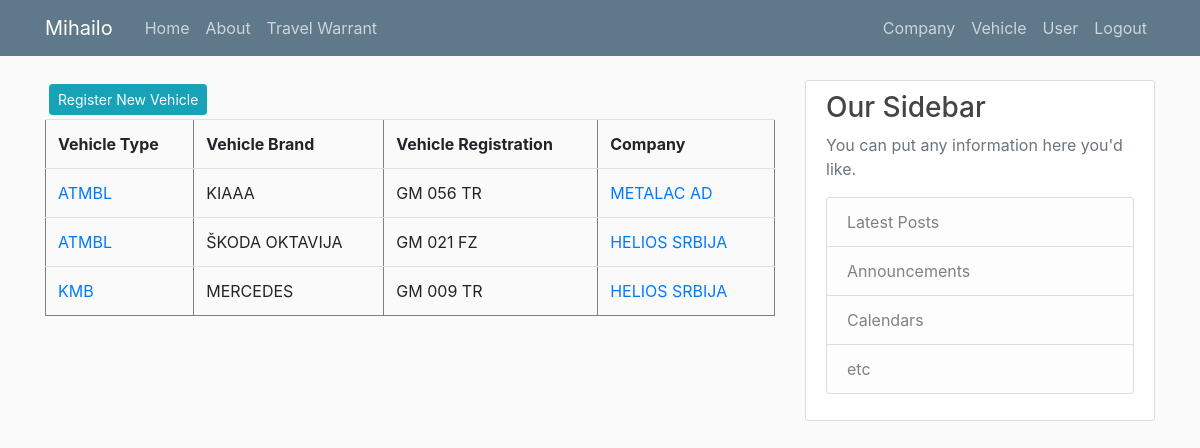
The page /vehicle_list (signed in) on the database as committed earlier.
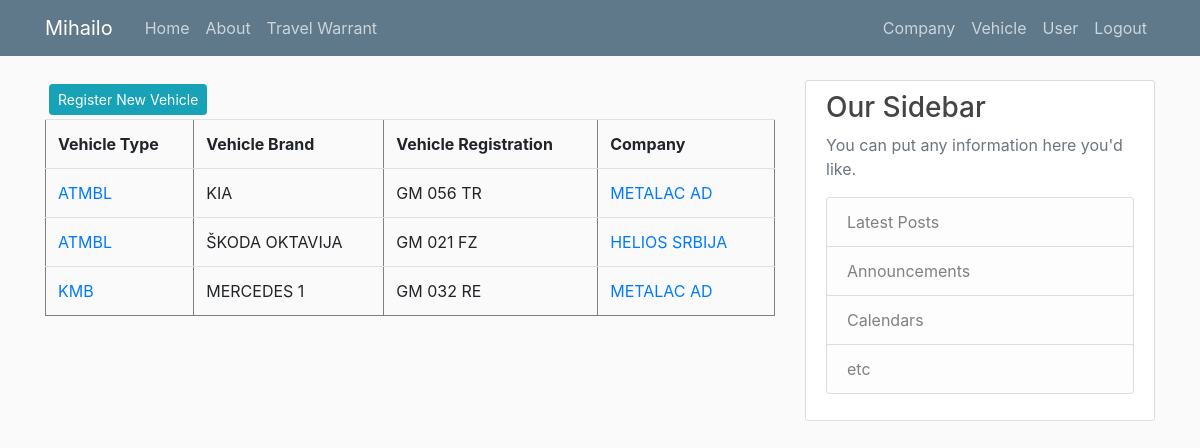
The same page on the database as committed later.
### putninalozi/models.py (models this page shows, shortened)
class User(db.Model, UserMixin):
    id = db.Column(db.Integer, primary_key=True)
    email = db.Column(db.String(120), unique=True, nullable=False)
    old_email = db.Column(db.String(120), unique=False, nullable=False)
    password = db.Column(db.String(60), nullable = False)
    name = db.Column(db.String(20), unique=False, nullable=False)
    surname = db.Column(db.String(20), unique=False, nullable=False)
    authorization = db.Column(db.String(10), nullable = False) # ovde treba da budu tipovi korisnika: S_admin, C_admin, C_user
    company_id = db.Column(db.Integer, db.ForeignKey('company.id'), nullable=True)
    travelwarrants = db.relationship('TravelWarrant', backref='travelwarrant_user', lazy=True)

class Vehicle(db.Model):
    id = db.Column(db.Integer, primary_key=True)
    vehicle_type = db.Column(db.String(10), nullable = False)
    vehicle_brand = db.Column(db.String(10), nullable = False)
    vehicle_registration = db.Column(db.String(12), nullable = False)
    company_id = db.Column(db.Integer, db.ForeignKey('company.id'), nullable=False)

class Company(db.Model):
    id = db.Column(db.Integer, primary_key=True)
    companyname = db.Column(db.String(20), unique=True, nullable=False)         #Helios, Metalac, Tetrapak, Foka, Papir Print
    company_address = db.Column(db.String(20), unique=False, nullable=False)
    company_address_number = db.Column(db.Integer, nullable=False)
    company_zip_code = db.Column(db.Integer, nullable=False)
    company_city = db.Column(db.String(20), unique=False, nullable=False)
    company_state = db.Column(db.String(20), unique=False, nullable=False)
    company_pib = db.Column(db.Integer, nullable=False)
    company_mb = db.Column(db.Integer, nullable=False)
    company_site = db.Column(db.String(20), unique=True, nullable=False) #vidi imali neki model tipa db.Link()
    company_mail = db.Column(db.String(120), unique=True, nullable=False)
    company_phone = db.Column(db.Integer, nullable=False)
    company_logo = db.Column(db.String(60), nullable=False)
    users = db.relationship('User', backref='user_company', lazy=True)
    vehicles = db.relationship('Vehicle', backref='vehicle_company', lazy=True)
    travelwarrants = db.relationship('TravelWarrant', backref='travelwarrants_company', lazy=True)

### putninalozi/vehicles/routes.py (the view)
@vehicles.route("/vehicle_list")
def vehicle_list():
    vehicles = Vehicle.query.all()
    return render_template('vehicle_list.html', title='Vehicles', vehicles=vehicles)

### putninalozi/models.py (called while the page is built)
@login_manager.user_loader
def load_user(user_id):
    return User.query.get(int(user_id))

### putninalozi/templates/vehicle_list.html (shortened to what this page needs)
{% extends "layout.html" %}
{% block content %}
{% if current_user.authorization != 'c_user' %}
  <a class="btn btn-info btn-sm m-1" href="{{ url_for('vehicles.register_v') }}">Register New Vehicle</a>
{% endif %}
<table width="200" border="1" class="table">
  {% if current_user.authorization == 's_admin' %}
    <tr>
      <th>Vehicle Type</th>
      <th>Vehicle Brand</th>
      <th>Vehicle Registration</th>
      <th>Company</th>
    </tr>
    {% for vehicle in vehicles %}
      <tr>
        <td><a class="mr-2" href="{{ url_for('vehicles.vehicle_profile', vehicle_id=vehicle.id) }}" title="Edit Vehicle">{{ vehicle.vehicle_type }}</a></td>
        <td>{{ vehicle.vehicle_brand }}</td>
        <td>{{ vehicle.vehicle_registration }}</td>
        <td><a class="mr-2" href="#" title="Edit Company">{{ vehicle.vehicle_company.companyname }}</a></td>
      </tr>
    {% endfor %}
  {% endif %}
</table>
{% endblock content%}

### putninalozi/templates/layout.html (shortened to what this page needs)
<!doctype html>
<html lang="en">
  <head>
    <link rel="stylesheet" href="https://cdn.jsdelivr.net/npm/bootstrap@4.3.1/dist/css/bootstrap.min.css">
    <link rel="stylesheet" type="text/css" href="{{ url_for('static', filename='main.css') }}">
  </head>
  <body>
    <header class="site-header">
      <nav class="navbar navbar-expand-md navbar-dark bg-steel fixed-top">
        <div class="container">
          <a class="navbar-brand mr-4" href="/">{{ current_user.name }}</a>
          <div class="collapse navbar-collapse" id="navbarToggle">
            <div class="navbar-nav mr-auto">
              <a class="nav-item nav-link" href="{{ url_for('main.home') }}">Home</a>
              <a class="nav-item nav-link" href="{{ url_for('main.about') }}">About</a>
              <a class="nav-item nav-link" href="{{ url_for('travel_warrants.travel_warrant') }}">Travel Warrant</a>
            </div>
            <div class="navbar-nav">
              {% if current_user.is_authenticated %}
                {% if current_user.authorization == 's_admin' %}
                  <a class="nav-item nav-link" href="{{ url_for('companys.company_list') }}">Company</a>
                  <a class="nav-item nav-link" href="{{ url_for('vehicles.vehicle_list') }}">Vehicle</a>
                  <a class="nav-item nav-link" href="{{ url_for('users.user_list') }}">User</a>
                  <a class="nav-item nav-link" href="{{ url_for('users.logout') }}">Logout</a>
                {% else %}
                  <a class="nav-item nav-link" href="{{ url_for('users.user_list') }}">User</a>
                  <a class="nav-item nav-link" href="{{ url_for('users.logout') }}">Logout</a>
                {% endif %}
              {% else %}
                <a class="nav-item nav-link" href="{{ url_for('users.login') }}">Login</a>
              {% endif %}
            </div>
          </div>
        </div>
      </nav>
    </header>
    <main role="main" class="container">
      <div class="row">
        <div class="col-md-8">
          {% block content %}{% endblock %}
        </div>
        <div class="col-md-4">
          <div class="content-section">
            <h3>Our Sidebar</h3>
            <p class='text-muted'>You can put any information here you'd like.
              <ul class="list-group">
                <li class="list-group-item list-group-item-light">Latest Posts</li>
                <li class="list-group-item list-group-item-light">Announcements</li>
                <li class="list-group-item list-group-item-light">Calendars</li>
                <li class="list-group-item list-group-item-light">etc</li>
              </ul>
            </p>
          </div>
        </div>
      </div>
    </main>
  </body>
</html>

### putninalozi/static/main.css (style rules this page uses)
body { background: #fafafa; color: #333333; margin-top: 5rem; }
h1, h2, h3, h4, h5, h6 { color: #444444; }
.bg-steel { background-color: #5f788a; }
.site-header .navbar-nav .nav-link { color: #cbd5db; }
.content-section { background: #ffffff; padding: 10px 20px; border: 1px solid #dddddd; border-radius: 3px; margin-bottom: 20px; }

Rows that differ between the two databases and show on the page:
changed Vehicle "GM 056 TR": vehicle_brand "KIAAA" → "KIA"
changed Vehicle "KMB": vehicle_brand "MERCEDES" → "MERCEDES 1"; vehicle_registration "GM 009 TR" → "GM 032 RE"; vehicle_company.companyname "HELIOS SRBIJA" → "METALAC AD"
